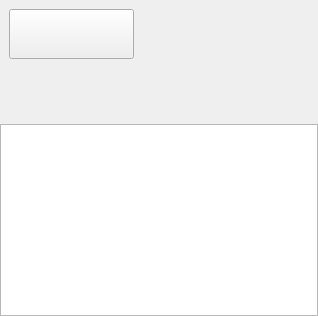
      <widget class="QWidget" name="page_25">
       <layout class="QGridLayout" name="gridLayout_20">
        <property name="leftMargin">
         <number>0</number>
        </property>
        <property name="topMargin">
         <number>0</number>
        </property>
        <property name="rightMargin">
         <number>0</number>
        </property>
        <property name="bottomMargin">
         <number>0</number>
        </property>
        <property name="spacing">
         <number>0</number>
        </property>
        <item row="1" column="0">
         <layout class="QVBoxLayout" name="verticalLayout_9">
          <item>
           <widget class="QListView" name="listView_2"/>
          </item>
         </layout>
        </item>
        <item row="0" column="0">
         <widget class="QFrame" name="p25_top_frame">
          <property name="styleSheet">
           <string notr="true">border-image: url(:/Horus Main Page/empty.png);</string>
          </property>
          <layout class="QVBoxLayout" name="verticalLayout_62">
           <item alignment="Qt::AlignLeft|Qt::AlignTop">
            <widget class="QPushButton" name="back_button_7">
             <property name="minimumSize">
              <size>
               <width>125</width>
               <height>50</height>
              </size>
             </property>
             <property name="styleSheet">
              <string notr="true">border-image: url(:/Horus Main Page/backButton.png);</string>
             </property>
             <property name="text">
              <string/>
             </property>
            </widget>
           </item>
           <item alignment="Qt::AlignHCenter|Qt::AlignVCenter">
            <widget class="QLabel" name="label">
             <property name="minimumSize">
              <size>
               <width>300</width>
               <height>50</height>
              </size>
             </property>
             <property name="styleSheet">
              <string notr="true">border-image: url(:/Horus Main Page/listanalysis.png);</string>
             </property>
             <property name="text">
              <string/>
             </property>
            </widget>
           </item>
          </layout>
         </widget>
        </item>
       </layout>
      </widget>
